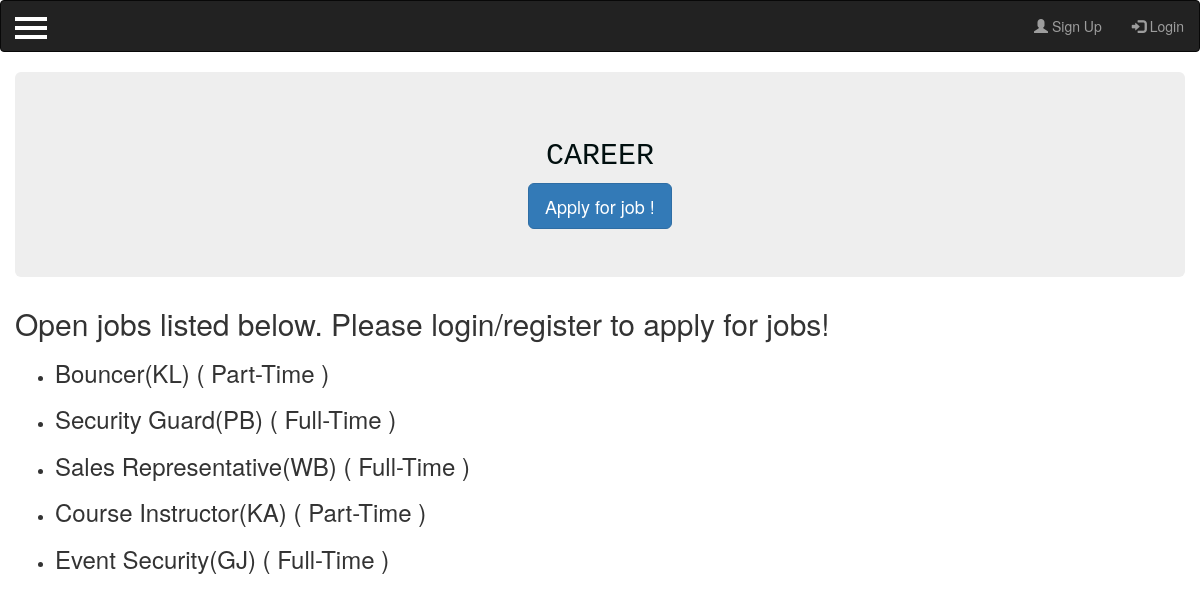
Screenshot of /secureX_site/career/ with the database file from the repository.
### secureX_site/models.py (models this page shows, shortened)
class OpenJob(models.Model):
    jobname = models.CharField(max_length=42)
    payrange = models.CharField(max_length=75)
    jobtype = models.CharField(max_length=42)
    location = models.CharField(max_length=75)

### secureX_site/views.py (the view)
# urls.py: path('career/',views.Career_page,name='career'),
def Career_page(request):
    openjob = OpenJob.objects.all()
    context = {
        'openjob': openjob
    }
    return render(request, 'secureX_site/career.html', context)

### secureX_site/templates/secureX_site/career.html
{% extends "secureX_site/base.html" %}
{% block content %}
<section class="jumbotron text-center">
  <div class="container">
    <h2 style="color:#010f0f; font-family:'Courier New'" >CAREER</h2>
    <a href="{% url 'jobapplication' %}" class="btn btn-lg btn-primary my-2">Apply for job !</a>
  </div>
</section>
  <h2 >Open jobs listed below. Please login/register to apply for jobs!</h2>
  <ul>
    {% for oj in openjob %}
        <li><h3>{{oj.jobname}} ( {{oj.jobtype}} )</h3></li>
    {% endfor %}
 </ul>
{% endblock %}

### secureX_site/static/css/styles.css (style rules this page uses)
body { position: relative; overflow-x: hidden; }
body, html { height: 100%; }
.container { width: 100%; position: relative }

### rows the page displays
OpenJob: jobname "Bouncer(KL)", jobtype "Part-Time"
OpenJob: jobname "Security Guard(PB)", jobtype "Full-Time"
OpenJob: jobname "Sales Representative(WB)", jobtype "Full-Time"
OpenJob: jobname "Course Instructor(KA)", jobtype "Part-Time"
OpenJob: jobname "Event Security(GJ)", jobtype "Full-Time"
